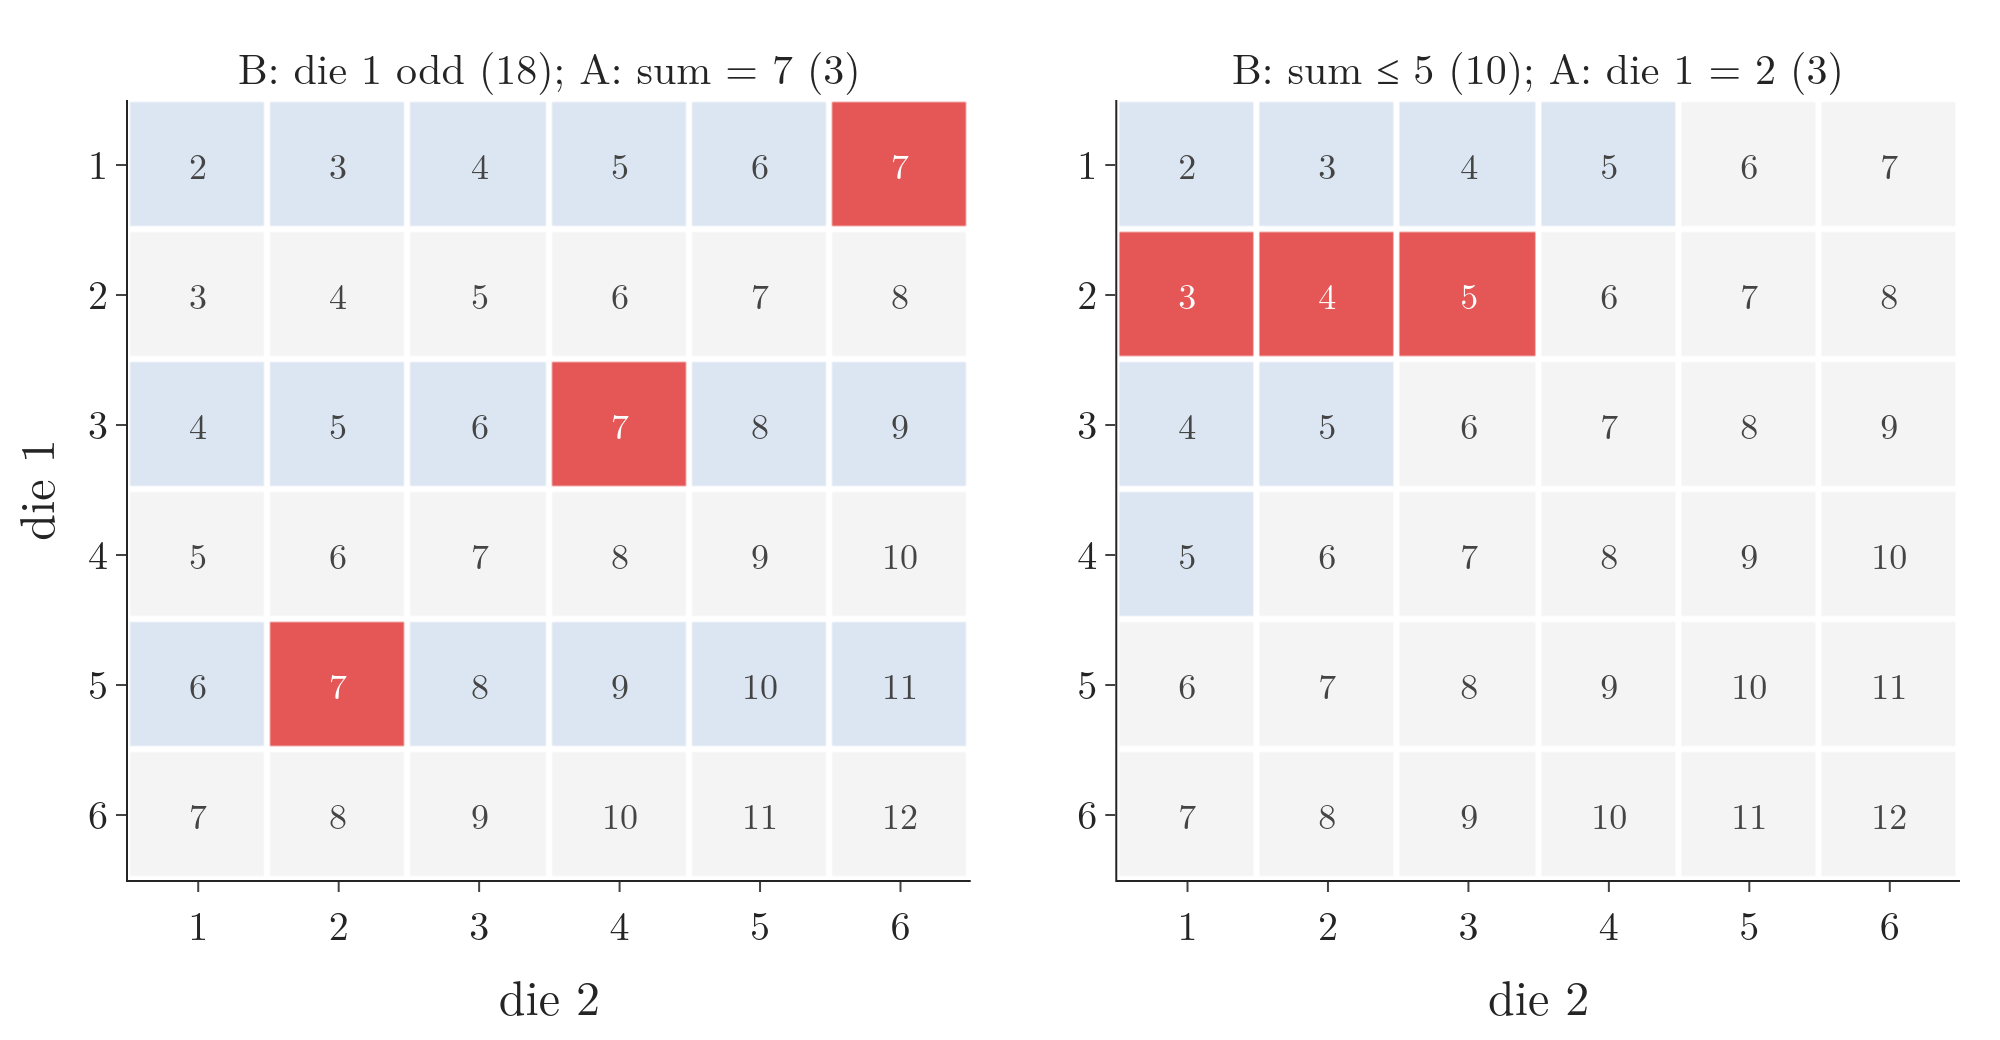

This figure's Python source:
"""Two conditional probabilities on the 36 outcomes of two dice: reduce to B, count A inside it (Plotly)."""
from pathlib import Path
import numpy as np
import plotly.graph_objects as go
from plotly.subplots import make_subplots

here = Path(__file__).parent
d = np.arange(1, 7)
S = d[:, None] + d[None, :]                     # rows: die 1, columns: die 2
D1 = np.repeat(d[:, None], 6, axis=1)
cases = [("B: die 1 odd (18); A: sum = 7 (3)", D1 % 2 == 1, S == 7),
         ("B: sum ≤ 5 (10); A: die 1 = 2 (3)", S <= 5, D1 == 2)]
fig = make_subplots(rows=1, cols=2, horizontal_spacing=0.08, subplot_titles=[c[0] for c in cases])
scale = [[0, "#F4F4F4"], [0.07, "#F4F4F4"], [0.5, "#DCE6F2"], [1, "#E45756"]]
for k, (_, B, A) in enumerate(cases):
    z = np.where(A & B, 2, np.where(B, 1, 0.15))
    print(k, (A & B).sum(), B.sum())
    fig.add_trace(go.Heatmap(z=z, x=d, y=d, colorscale=scale, zmin=0, zmax=2, showscale=False, xgap=3, ygap=3,
                             text=S, texttemplate="%{text}", textfont=dict(size=18), hoverinfo="skip"), 1, k + 1)
fig.update_xaxes(title="die 2", dtick=1)
fig.update_yaxes(dtick=1, autorange="reversed")
fig.update_yaxes(title="die 1", row=1, col=1)
fig.update_layout(template="simple_white", width=1000, height=520, font=dict(family="Latin Modern Roman", size=20),
                  margin=dict(l=60, r=20, t=50, b=60))
for a in fig.layout.annotations:
    a.font.size = 21
fig.write_image(here / "dice_conditional.png", scale=2)
fig.write_image(here / "dice_conditional.pdf")
